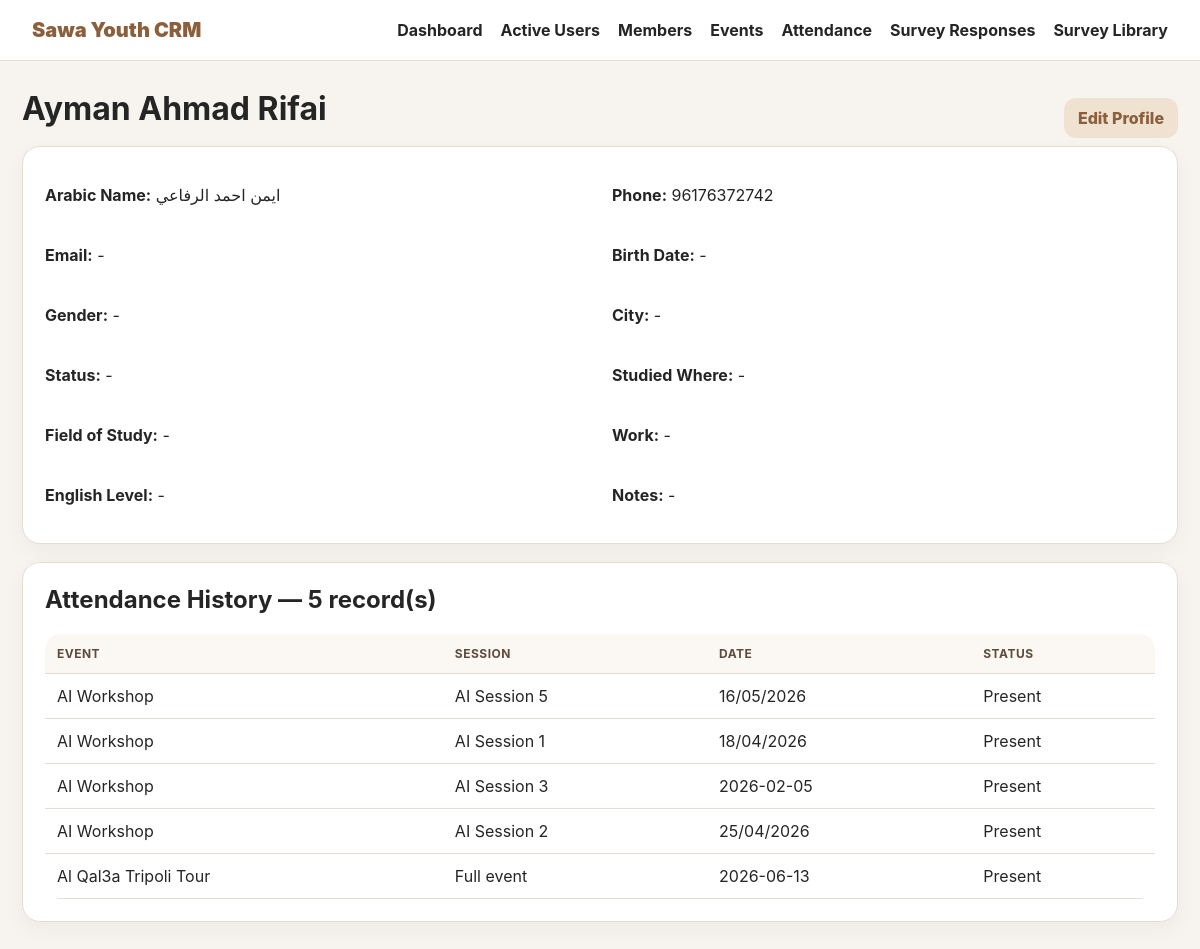
The page /members/15 on the database its author committed.
### tables this page shows
CREATE TABLE members (
    id INTEGER PRIMARY KEY AUTOINCREMENT,
    full_name_en TEXT NOT NULL,
    full_name_ar TEXT,
    phone TEXT,
    email TEXT,
    birth_date TEXT,
    gender TEXT,
    city TEXT,
    current_status TEXT,
    studied_where TEXT,
    field_of_study TEXT,
    work TEXT,
    english_level TEXT,
    notes TEXT,
    created_at TEXT DEFAULT CURRENT_TIMESTAMP
);

CREATE TABLE attendance (
    id INTEGER PRIMARY KEY AUTOINCREMENT,
    member_id INTEGER NOT NULL,
    event_id INTEGER NOT NULL,
    session_id INTEGER,
    status TEXT DEFAULT 'Present',
    notes TEXT,
    UNIQUE(member_id, event_id, session_id),
    FOREIGN KEY(member_id) REFERENCES members(id) ON DELETE CASCADE,
    FOREIGN KEY(event_id) REFERENCES events(id) ON DELETE CASCADE,
    FOREIGN KEY(session_id) REFERENCES sessions(id) ON DELETE CASCADE
);

CREATE TABLE events (
    id INTEGER PRIMARY KEY AUTOINCREMENT,
    code TEXT UNIQUE,
    name TEXT NOT NULL,
    event_date TEXT,
    location TEXT,
    event_type TEXT,
    notes TEXT
);

### app.py (the view)
@app.route("/members/<int:member_id>")
def member_detail(member_id):
    conn = get_db()
    member = conn.execute("SELECT * FROM members WHERE id=?", (member_id,)).fetchone()
    attended = conn.execute("""
        SELECT e.name event_name, e.event_date, s.name session_name, s.session_date, a.status
        FROM attendance a
        JOIN events e ON e.id=a.event_id
        LEFT JOIN sessions s ON s.id=a.session_id
        WHERE a.member_id=?
        ORDER BY e.name, s.session_date
    """, (member_id,)).fetchall()
    conn.close()
    if not member:
        flash("Member not found.")
        return redirect(url_for("members"))
    return render_template("member_detail.html", member=member, attended=attended)

### app.py (called while the page is built)
def get_db():
    conn = sqlite3.connect(DB_PATH)
    conn.row_factory = sqlite3.Row
    conn.execute("PRAGMA foreign_keys = ON")
    return conn

### templates/member_detail.html
{% extends 'base.html' %}{% block content %}<div class="actions" style="justify-content:space-between"><h1>{{ member.full_name_en }}</h1><a class="btn secondary" href="{{ url_for('member_edit', member_id=member.id) }}">Edit Profile</a></div>
<div class="card profile-grid"><p><b>Arabic Name:</b> {{ member.full_name_ar or '-' }}</p><p><b>Phone:</b> {{ member.phone or '-' }}</p><p><b>Email:</b> {{ member.email or '-' }}</p><p><b>Birth Date:</b> {{ member.birth_date or '-' }}</p><p><b>Gender:</b> {{ member.gender or '-' }}</p><p><b>City:</b> {{ member.city or '-' }}</p><p><b>Status:</b> {{ member.current_status or '-' }}</p><p><b>Studied Where:</b> {{ member.studied_where or '-' }}</p><p><b>Field of Study:</b> {{ member.field_of_study or '-' }}</p><p><b>Work:</b> {{ member.work or '-' }}</p><p><b>English Level:</b> {{ member.english_level or '-' }}</p><p><b>Notes:</b> {{ member.notes or '-' }}</p></div>
<div class="card"><h2>Attendance History — {{ attended|length }} record(s)</h2><table><tr><th>Event</th><th>Session</th><th>Date</th><th>Status</th></tr>{% for a in attended %}<tr><td>{{ a.event_name }}</td><td>{{ a.session_name or 'Full event' }}</td><td>{{ a.session_date or a.event_date or '' }}</td><td>{{ a.status }}</td></tr>{% endfor %}</table></div>{% endblock %}

### static/style.css (style rules this page uses)
:root { --bg:#f7f4ef;--card:#fff;--ink:#252525;--muted:#777;--line:#e6ddd2;--accent:#8b5e3c;--soft:#efe2d1 }
* { box-sizing:border-box }
body { margin:0;font-family:Inter,Arial,sans-serif;background:var(--bg);color:var(--ink) }
h1 { margin:0 0 18px }
.card { background:white;border:1px solid var(--line);border-radius:18px;padding:22px;box-shadow:0 8px 24px rgba(0,0,0,.04);margin-bottom:18px }
.btn { background:var(--accent);color:white;padding:10px 14px;border-radius:12px;border:0;text-decoration:none;display:inline-block;font-weight:800;cursor:pointer }
.btn.secondary { background:var(--soft);color:var(--accent) }
.actions { display:flex;gap:8px;align-items:center;flex-wrap:wrap }
table { width:100%;border-collapse:collapse;background:white;border-radius:16px;overflow:hidden }
th,td { text-align:left;padding:12px;border-bottom:1px solid var(--line);vertical-align:top }
th { background:#fbf8f4;color:#5d4a3c;font-size:12px;text-transform:uppercase;letter-spacing:.04em }
.profile-grid { display:grid;grid-template-columns:repeat(2,1fr);gap:8px 24px }
.btn { transition:.15s ease }
h2 { margin-top:0 }

### rows shown on the page
members: full_name_en "Ayman Ahmad Rifai", full_name_ar "ايمن احمد الرفاعي", phone "96176372742", email "-", birth_date "-", gender "-", city "-", current_status "-", studied_where "-", field_of_study "-", work "-", english_level "-", notes "-"
attendance: event_name "AI Workshop", name "AI Session 5", session_date "16/05/2026", status "Present"
attendance: event_name "AI Workshop", name "AI Session 1", session_date "18/04/2026", status "Present"
attendance: event_name "AI Workshop", name "AI Session 3", session_date "2026-02-05", status "Present"
attendance: event_name "AI Workshop", name "AI Session 2", session_date "25/04/2026", status "Present"
attendance: event_name "Al Qal3a Tripoli Tour", session_name "Full event", event_date "2026-06-13", status "Present"

### other values the page prints
{{ attended|length }} "5"
